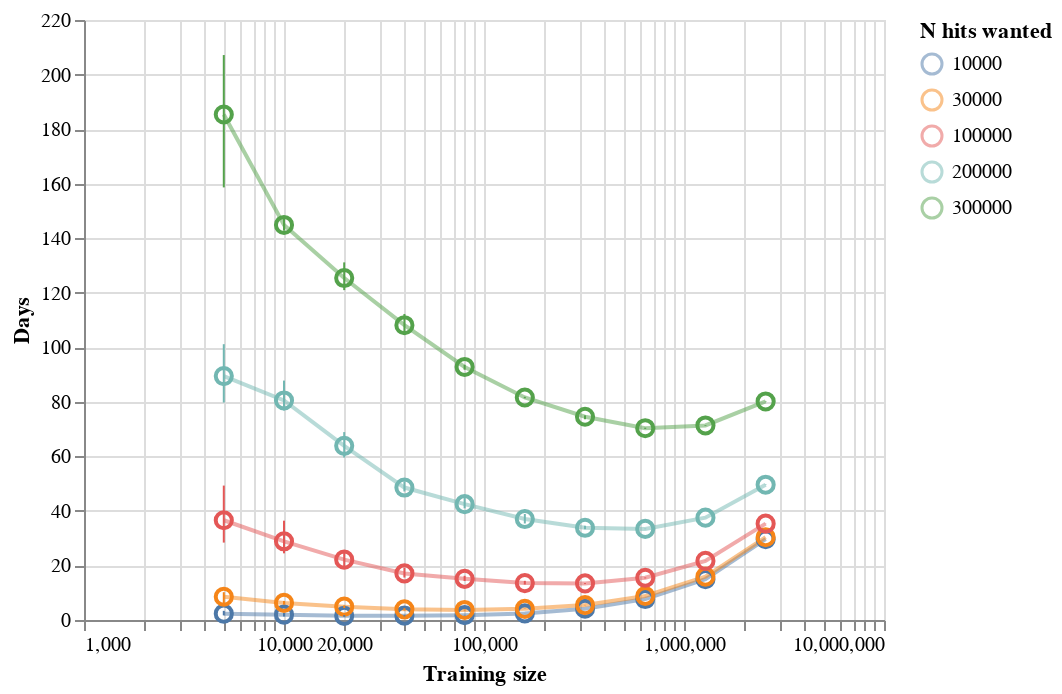

Notebook code for this chart:
### Code cell
line = alt.Chart(df).mark_line(color='black',size=2,opacity=0.5).encode(
  x=alt.X('Training size:Q', scale=alt.Scale(type='log')),
  y=alt.Y('Days',aggregate='mean',title='Days'),
    color=alt.Color('N hits wanted:N')
)
pts = alt.Chart(df).mark_point(filled=False,size=65).encode(
  x=alt.X('Training size:Q'),
  y=alt.Y('Days',aggregate='mean',),
    color=alt.Color('N hits wanted:N')
)

error_bars = alt.Chart(df).mark_errorbar(extent='ci').encode(
  x=alt.X('Training size:Q',),
  y=alt.Y('Days'),
    color=alt.Color('N hits wanted:N')
)
#pts
line+pts+error_bars

### Figure 1 — Vega-Lite specification as saved in the notebook (floating-point values rounded to 4 significant figures; data arrays with more than 128 entries replaced by an {"elided": "..."} marker saying what was removed)
{"config": {"view": {"continuousWidth": 400, "continuousHeight": 300}}, "layer": [{"mark": {"type": "line", "color": "black", "opacity": 0.5, "size": 2}, "encoding": {"color": {"type": "nominal", "field": "N hits wanted"}, "x": {"type": "quantitative", "field": "Training size", "scale": {"type": "log"}}, "y": {"type": "quantitative", "aggregate": "mean", "field": "Days", "title": "Days"}}}, {"mark": {"type": "point", "filled": false, "size": 65}, "encoding": {"color": {"type": "nominal", "field": "N hits wanted"}, "x": {"type": "quantitative", "field": "Training size"}, "y": {"type": "quantitative", "aggregate": "mean", "field": "Days"}}}, {"mark": {"type": "errorbar", "extent": "ci"}, "encoding": {"color": {"type": "nominal", "field": "N hits wanted"}, "x": {"type": "quantitative", "field": "Training size"}, "y": {"type": "quantitative", "field": "Days"}}}], "data": {"name": "data-cc105c07098f86cabadbc707cfc40725"}, "$schema": "https://vega.github.io/schema/vega-lite/v4.8.1.json", "datasets": {"data-cc105c07098f86cabadbc707cfc40725": {"elided": "147 records"}}}
